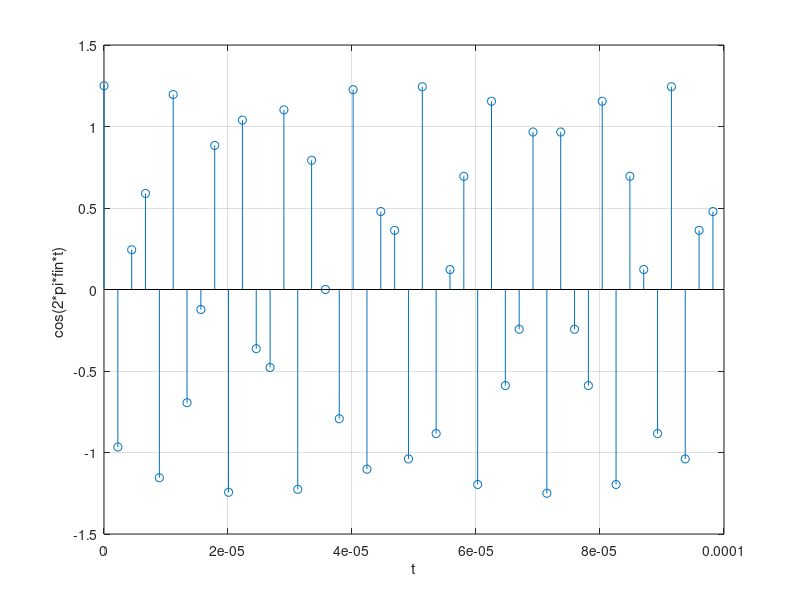

The MATLAB script that drew this image:
%_______________signal defenition in time domain (input)___________________

clear all; clc;
fs=448e3;
fin=175e3;
t=0:1/fs:100e-6;
xt=1.25*cos(2*pi*fin*t);
figure(1); 

stem(t,xt); 
grid on; xlabel(' t '); ylabel(' cos(2*pi*fin*t)  ');

%__________________ sampling,quantizing and bit generation_________________

Nx=10;
xd=xt(1:Nx);
a=1.25;
n=12;
N=2^12;
delta=(2*a)/N;
q=linspace(-a-delta/2,a-delta/2,N+1);
for j=1:Nx
for i=1:N;
    if (xd(j)<=q(i+1))&(xd(j)>q(i))
        xq(j)=q(i)+delta/2;
        nl=i;
    break;
    end
end
if xd(j)<=q(1)
    xq(j)=q(1)+delta/2;
    nl=1;
elseif xd(j)>q(N+1)
    xq(j)=q(N+1)-delta/2;
    nl=N;
end

b(j,1:12)=dec2bin(nl-1,12);

end
for j=1:Nx;
    fprintf(' sample(%i) is : %s  \n',j,b(j,:));
end